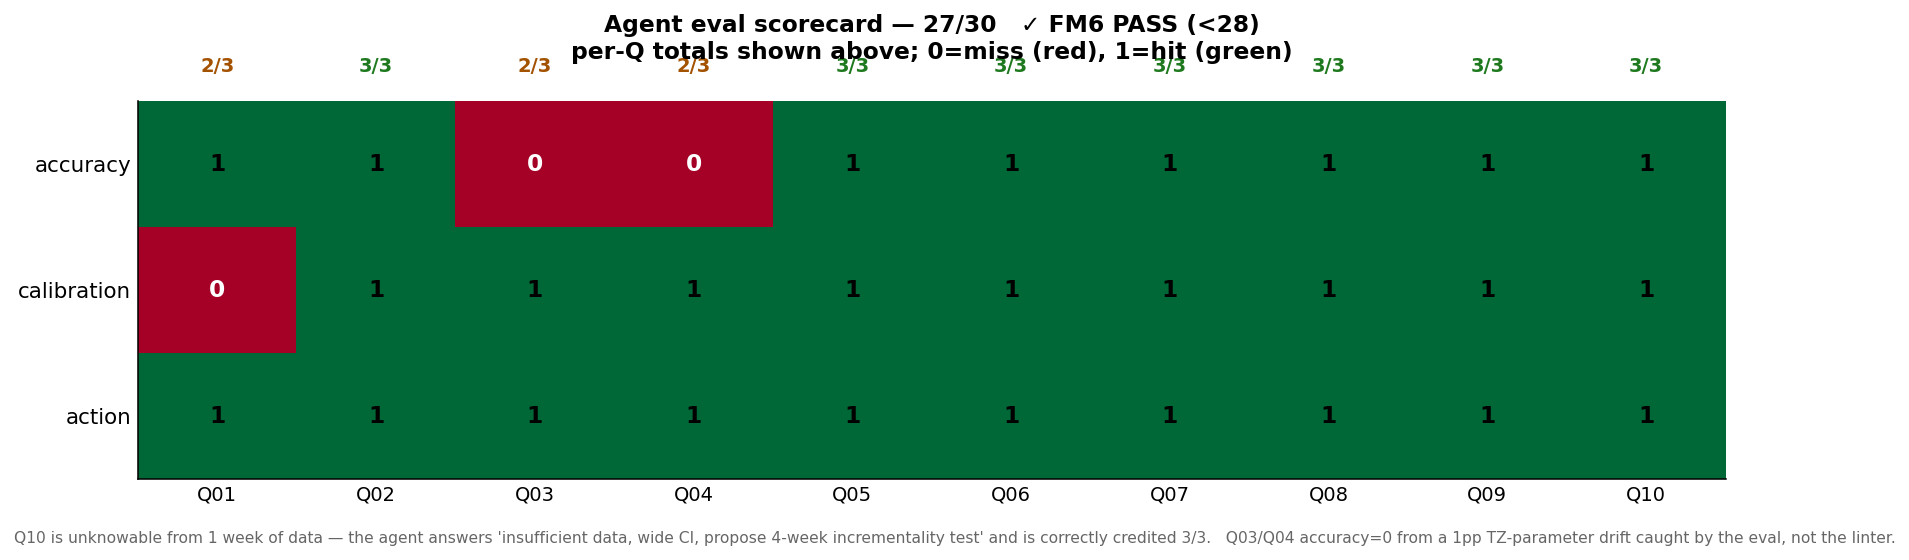

Python code for this plot:
"""Eval scorecard as a 3x10 heatmap. Reads the latest run from eval/results/.

Cell colors:
  0 (miss)  → red
  1 (hit)   → green
The total (X/30) is the subtitle. The 3 dimensions (accuracy, calibration,
action) are the rows; the 10 canonical questions are the columns.

  make eval-scorecard
  open assets/eval_scorecard.png
"""
from __future__ import annotations

import json
import sys
from pathlib import Path

import matplotlib

matplotlib.use("Agg")
import matplotlib.pyplot as plt
import numpy as np

_REPO = Path(__file__).resolve().parents[1]
if str(_REPO) not in sys.path:
    sys.path.insert(0, str(_REPO))

RESULTS_DIR = _REPO / "eval" / "results"
OUT = _REPO / "assets" / "eval_scorecard.png"


def latest_run() -> dict:
    runs = sorted(RESULTS_DIR.glob("run_*.json"))
    if not runs:
        print(f"ERROR: no eval runs in {RESULTS_DIR}. Run `make eval` first.", file=sys.stderr)
        sys.exit(2)
    return json.loads(runs[-1].read_text())


def render() -> None:
    data = latest_run()
    results = data["results"]
    qids = [r["id"] for r in results]
    dims = ["accuracy", "calibration", "action"]

    # Build the 3xN matrix.
    grid = np.array([[r["scores"][d] for r in results] for d in dims], dtype=float)
    max_per_cell = 1.0

    fig, ax = plt.subplots(figsize=(12.5, 4.0))
    cmap = plt.cm.RdYlGn
    im = ax.imshow(grid, cmap=cmap, vmin=0, vmax=max_per_cell, aspect="auto")

    ax.set_xticks(range(len(qids)))
    ax.set_xticklabels(qids, fontsize=10)
    ax.set_yticks(range(len(dims)))
    ax.set_yticklabels(dims, fontsize=11)

    for i, d in enumerate(dims):
        for j, qid in enumerate(qids):
            val = grid[i, j]
            ax.text(j, i, f"{int(val)}", ha="center", va="center", fontsize=12,
                    color="black" if val >= 0.5 else "white", weight="bold")

    # Column totals (per-question score) along the top.
    col_totals = grid.sum(axis=0).astype(int)
    for j, tot in enumerate(col_totals):
        ax.text(j, -0.7, f"{tot}/3", ha="center", va="bottom", fontsize=10,
                color="#1f7a1f" if tot == 3 else "#a35200" if tot == 2 else "#990000",
                weight="bold")

    total = data["total_score"]
    max_total = data["max_total"]
    fm6_pass = "✓ FM6 PASS (<28)" if total < 28 else "✗ FM6 FAIL (≥28 — eval too easy?)"
    ax.set_title(
        f"Agent eval scorecard — {total}/{max_total}   {fm6_pass}\n"
        f"per-Q totals shown above; 0=miss (red), 1=hit (green)",
        fontsize=12, weight="bold", pad=22,
    )

    # Quiet outer frame.
    for s in ("top", "right"):
        ax.spines[s].set_visible(False)
    ax.tick_params(axis="x", length=0)
    ax.tick_params(axis="y", length=0)

    fig.text(
        0.01, 0.01,
        "Q10 is unknowable from 1 week of data — the agent answers 'insufficient data, "
        "wide CI, propose 4-week incrementality test' and is correctly credited 3/3.   "
        "Q03/Q04 accuracy=0 from a 1pp TZ-parameter drift caught by the eval, not the linter.",
        fontsize=8, color="#666",
    )

    plt.tight_layout(rect=(0, 0.04, 1, 1))
    OUT.parent.mkdir(parents=True, exist_ok=True)
    plt.savefig(OUT, dpi=140, bbox_inches="tight")
    print(f"wrote {OUT}  ({total}/{max_total}, latest run: {RESULTS_DIR.name}/{sorted(RESULTS_DIR.glob('run_*.json'))[-1].name})")


if __name__ == "__main__":
    render()
